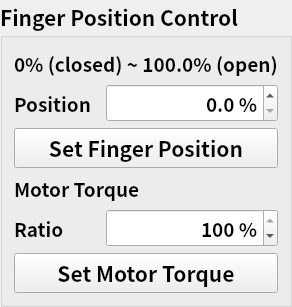
      <widget class="QGroupBox" name="groupBox_10">
       <property name="palette">
        <palette>
         <active/>
         <inactive/>
         <disabled/>
        </palette>
       </property>
       <property name="font">
        <font>
         <family>Noto Sans CJK HK</family>
         <pointsize>16</pointsize>
         <weight>75</weight>
         <bold>true</bold>
        </font>
       </property>
       <property name="title">
        <string>Finger Position Control</string>
       </property>
       <layout class="QGridLayout" name="gridLayout">
        <item row="4" column="0">
         <widget class="QLabel" name="label_48">
          <property name="font">
           <font>
            <family>Noto Sans CJK HK</family>
            <pointsize>14</pointsize>
           </font>
          </property>
          <property name="text">
           <string>Ratio</string>
          </property>
          <property name="alignment">
           <set>Qt::AlignLeading|Qt::AlignLeft|Qt::AlignVCenter</set>
          </property>
         </widget>
        </item>
        <item row="4" column="1" colspan="2">
         <widget class="QSpinBox" name="spinBox_motor_torque_ratio">
          <property name="font">
           <font>
            <family>Noto Sans CJK HK</family>
            <pointsize>14</pointsize>
           </font>
          </property>
          <property name="frame">
           <bool>true</bool>
          </property>
          <property name="alignment">
           <set>Qt::AlignRight|Qt::AlignTrailing|Qt::AlignVCenter</set>
          </property>
          <property name="suffix">
           <string> %</string>
          </property>
          <property name="minimum">
           <number>50</number>
          </property>
          <property name="maximum">
           <number>100</number>
          </property>
          <property name="singleStep">
           <number>5</number>
          </property>
          <property name="value">
           <number>100</number>
          </property>
         </widget>
        </item>
        <item row="2" column="0" colspan="3">
         <widget class="QPushButton" name="pushButton_set_position">
          <property name="sizePolicy">
           <sizepolicy hsizetype="Minimum" vsizetype="Expanding">
            <horstretch>0</horstretch>
            <verstretch>0</verstretch>
           </sizepolicy>
          </property>
          <property name="palette">
           <palette>
            <active/>
            <inactive/>
            <disabled/>
           </palette>
          </property>
          <property name="font">
           <font>
            <family>Noto Sans CJK HK</family>
            <pointsize>16</pointsize>
           </font>
          </property>
          <property name="text">
           <string>Set Finger Position</string>
          </property>
          <property name="checkable">
           <bool>false</bool>
          </property>
         </widget>
        </item>
        <item row="0" column="0" colspan="3">
         <widget class="QLabel" name="label_46">
          <property name="palette">
           <palette>
            <active>
             <colorrole role="WindowText">
              <brush brushstyle="SolidPattern">
               <color alpha="255">
                <red>38</red>
                <green>162</green>
                <blue>105</blue>
               </color>
              </brush>
             </colorrole>
            </active>
            <inactive>
             <colorrole role="WindowText">
              <brush brushstyle="SolidPattern">
               <color alpha="255">
                <red>0</red>
                <green>0</green>
                <blue>0</blue>
               </color>
              </brush>
             </colorrole>
            </inactive>
            <disabled>
             <colorrole role="WindowText">
              <brush brushstyle="SolidPattern">
               <color alpha="255">
                <red>190</red>
                <green>190</green>
                <blue>190</blue>
               </color>
              </brush>
             </colorrole>
            </disabled>
           </palette>
          </property>
          <property name="font">
           <font>
            <family>Noto Sans CJK HK</family>
            <pointsize>14</pointsize>
            <kerning>true</kerning>
           </font>
          </property>
          <property name="text">
           <string>0% (closed) ~ 100.0% (open)</string>
          </property>
          <property name="alignment">
           <set>Qt::AlignLeading|Qt::AlignLeft|Qt::AlignVCenter</set>
          </property>
         </widget>
        </item>
        <item row="5" column="0" colspan="3">
         <widget class="QPushButton" name="pushButton_set_torque_ratio">
          <property name="sizePolicy">
           <sizepolicy hsizetype="Minimum" vsizetype="Expanding">
            <horstretch>0</horstretch>
            <verstretch>0</verstretch>
           </sizepolicy>
          </property>
          <property name="palette">
           <palette>
            <active/>
            <inactive/>
            <disabled/>
           </palette>
          </property>
          <property name="font">
           <font>
            <family>Noto Sans CJK HK</family>
            <pointsize>16</pointsize>
           </font>
          </property>
          <property name="text">
           <string>Set Motor Torque</string>
          </property>
          <property name="checkable">
           <bool>false</bool>
          </property>
         </widget>
        </item>
        <item row="3" column="0" colspan="3">
         <widget class="QLabel" name="label_49">
          <property name="palette">
           <palette>
            <active>
             <colorrole role="WindowText">
              <brush brushstyle="SolidPattern">
               <color alpha="255">
                <red>38</red>
                <green>162</green>
                <blue>105</blue>
               </color>
              </brush>
             </colorrole>
            </active>
            <inactive>
             <colorrole role="WindowText">
              <brush brushstyle="SolidPattern">
               <color alpha="255">
                <red>0</red>
                <green>0</green>
                <blue>0</blue>
               </color>
              </brush>
             </colorrole>
            </inactive>
            <disabled>
             <colorrole role="WindowText">
              <brush brushstyle="SolidPattern">
               <color alpha="255">
                <red>190</red>
                <green>190</green>
                <blue>190</blue>
               </color>
              </brush>
             </colorrole>
            </disabled>
           </palette>
          </property>
          <property name="font">
           <font>
            <family>Noto Sans CJK HK</family>
            <pointsize>14</pointsize>
            <kerning>true</kerning>
           </font>
          </property>
          <property name="text">
           <string>Motor Torque</string>
          </property>
          <property name="alignment">
           <set>Qt::AlignLeading|Qt::AlignLeft|Qt::AlignVCenter</set>
          </property>
         </widget>
        </item>
        <item row="1" column="0">
         <widget class="QLabel" name="label_47">
          <property name="font">
           <font>
            <family>Noto Sans CJK HK</family>
            <pointsize>14</pointsize>
           </font>
          </property>
          <property name="text">
           <string>Position</string>
          </property>
          <property name="alignment">
           <set>Qt::AlignLeading|Qt::AlignLeft|Qt::AlignVCenter</set>
          </property>
         </widget>
        </item>
        <item row="1" column="1" colspan="2">
         <widget class="QDoubleSpinBox" name="doubleSpinBox_grpPos_ctrl_range_1">
          <property name="font">
           <font>
            <family>Noto Sans CJK HK</family>
            <pointsize>14</pointsize>
           </font>
          </property>
          <property name="alignment">
           <set>Qt::AlignRight|Qt::AlignTrailing|Qt::AlignVCenter</set>
          </property>
          <property name="suffix">
           <string> %</string>
          </property>
          <property name="decimals">
           <number>1</number>
          </property>
          <property name="singleStep">
           <double>5.000000000000000</double>
          </property>
         </widget>
        </item>
       </layout>
      </widget>
